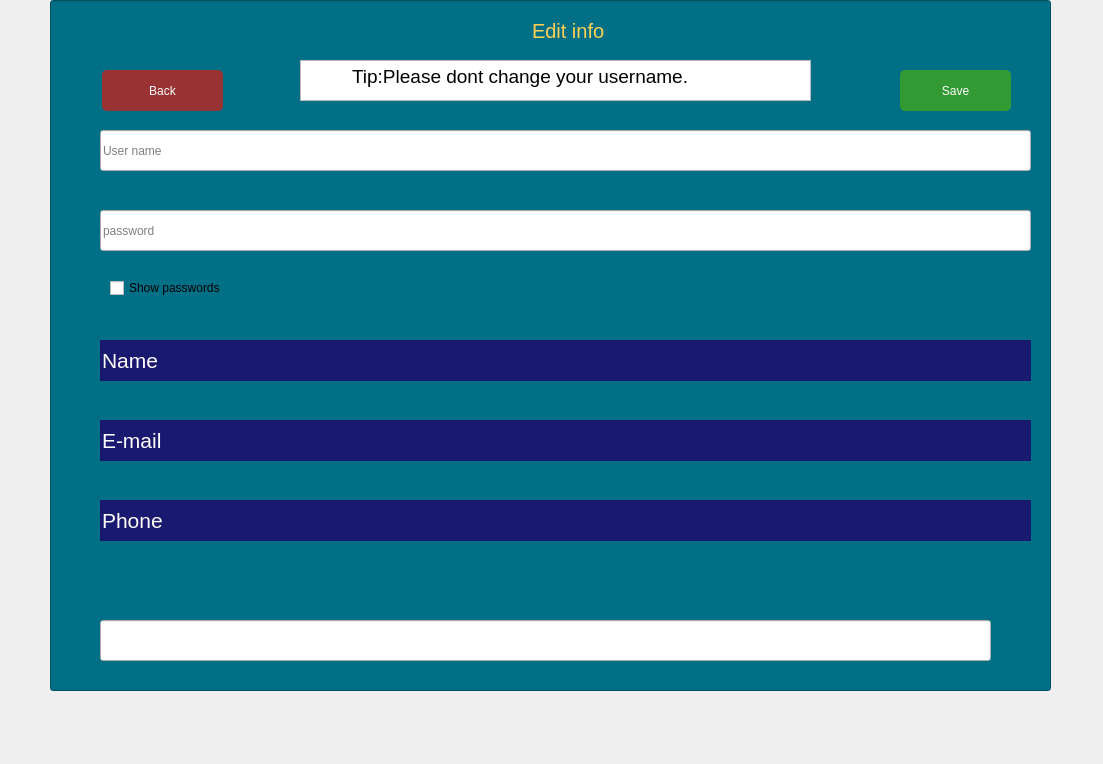
<?xml version="1.0" encoding="UTF-8"?>
<ui version="4.0">
 <class>setting</class>
 <widget class="QWidget" name="setting">
  <property name="geometry">
   <rect>
    <x>0</x>
    <y>0</y>
    <width>1103</width>
    <height>764</height>
   </rect>
  </property>
  <property name="minimumSize">
   <size>
    <width>1103</width>
    <height>764</height>
   </size>
  </property>
  <property name="maximumSize">
   <size>
    <width>1103</width>
    <height>764</height>
   </size>
  </property>
  <property name="windowTitle">
   <string>Form</string>
  </property>
  <widget class="QLineEdit" name="lineEdit">
   <property name="geometry">
    <rect>
     <x>50</x>
     <y>0</y>
     <width>1001</width>
     <height>691</height>
    </rect>
   </property>
   <property name="styleSheet">
    <string notr="true">border-image: url(:/new/prefix1/rulles_back.jpg);
background-color: rgb(1, 111, 134);</string>
   </property>
   <property name="readOnly">
    <bool>true</bool>
   </property>
  </widget>
  <widget class="QLabel" name="editprofilelbl">
   <property name="geometry">
    <rect>
     <x>490</x>
     <y>10</y>
     <width>161</width>
     <height>41</height>
    </rect>
   </property>
   <property name="styleSheet">
    <string notr="true">QLabel#editprofilelbl {
text-align: center;
color: rgb(254, 208, 83);
margin: 0 auto;
font-size: 20px;
font-family: 'Droid Sans';
}

QLabel#editprofilelbl:hover {
	color: rgb(0, 170, 255);
}
</string>
   </property>
   <property name="text">
    <string>Edit info</string>
   </property>
  </widget>
  <widget class="QPushButton" name="backbtn">
   <property name="geometry">
    <rect>
     <x>102</x>
     <y>70</y>
     <width>121</width>
     <height>41</height>
    </rect>
   </property>
   <property name="styleSheet">
    <string notr="true">QPushButton#backbtn {
color: white;
border-radius: 5px;
Background: #933;
color: #fefefe;
}

QPushButton#backbtn:hover {
	background-color: rgb(42, 46, 52);
border-style: solid;
 border-width: 1px;
	color: rgb(241, 182, 88);
}

QPushButton#backbtn:pressed {
border-style: solid;
border-width: 1px;
	background-color: rgb(25, 69, 105);
	color: rgb(85, 255, 255);
}</string>
   </property>
   <property name="text">
    <string>Back</string>
   </property>
  </widget>
  <widget class="QPushButton" name="savebtn">
   <property name="geometry">
    <rect>
     <x>900</x>
     <y>70</y>
     <width>111</width>
     <height>41</height>
    </rect>
   </property>
   <property name="styleSheet">
    <string notr="true">
QPushButton#savebtn {
color: white;
border-radius: 5px;
Background: #393;
color: #fefefe;
}

QPushButton#savebtn:hover {
	background-color: rgb(42, 46, 52);
border-style: solid;
 border-width: 1px;
	color: #393;
}

QPushButton#savebtn:pressed {
border-style: solid;
border-width: 1px;
	background-color: rgb(25, 69, 105);
	color: rgb(85, 255, 255);
}</string>
   </property>
   <property name="text">
    <string>Save</string>
   </property>
  </widget>
  <widget class="QLineEdit" name="usernameeditprofile">
   <property name="geometry">
    <rect>
     <x>100</x>
     <y>130</y>
     <width>931</width>
     <height>41</height>
    </rect>
   </property>
   <property name="styleSheet">
    <string notr="true">QLineEdit#usernameeditprofile {
	font: 16pt &quot;MS Shell Dlg 2&quot;;
padding-left: 20px;
padding-right: 20px;
border-radius: 20px;
background: #191970;
color: #fefefe;
}

QLineEdit#usernameeditprofile:hover {
	background-color: rgb(42, 46, 52);
border-style: solid;
 border-width: 1px;
	border-color: rgb(245, 179, 1);
	color: rgb(241, 182, 88);
}

QLineEdit#usernameBox:pressed {
border-style: solid;
border-width: 1px;
	background-color: rgb(25, 69, 105);
	color: rgb(85, 255, 255);
}</string>
   </property>
   <property name="placeholderText">
    <string>User name</string>
   </property>
  </widget>
  <widget class="QLineEdit" name="passwordeditprofile">
   <property name="geometry">
    <rect>
     <x>100</x>
     <y>210</y>
     <width>931</width>
     <height>41</height>
    </rect>
   </property>
   <property name="styleSheet">
    <string notr="true">QLineEdit#passwordeditprofile {
	font: 16pt &quot;MS Shell Dlg 2&quot;;
padding-left: 20px;
padding-right: 20px;
border-radius: 20px;
background: #191970;
color: #fefefe;
}

QLineEdit#passwordeditprofile:hover {
	background-color: rgb(42, 46, 52);
border-style: solid;
 border-width: 1px;
	border-color: rgb(245, 179, 1);
	color: rgb(241, 182, 88);
}

QLineEdit#usernameBox:pressed {
border-style: solid;
border-width: 1px;
	background-color: rgb(25, 69, 105);
	color: rgb(85, 255, 255);
}</string>
   </property>
   <property name="echoMode">
    <enum>QLineEdit::Password</enum>
   </property>
   <property name="placeholderText">
    <string>password</string>
   </property>
  </widget>
  <widget class="QCheckBox" name="showpassforeditprofile">
   <property name="geometry">
    <rect>
     <x>110</x>
     <y>280</y>
     <width>921</width>
     <height>16</height>
    </rect>
   </property>
   <property name="layoutDirection">
    <enum>Qt::LeftToRight</enum>
   </property>
   <property name="styleSheet">
    <string notr="true">QCheckBox#showpassforeditprofile {
padding-left: 10px;
border-radius: 5px;
color: #fefefe;
}

QCheckBox#showpassforeditprofile:hover {
	color: rgb(241, 182, 88);
}

QCheckBox#showpassforeditprofile:pressed {
	color: rgb(85, 255, 255);
}</string>
   </property>
   <property name="text">
    <string>Show passwords</string>
   </property>
  </widget>
  <widget class="QLineEdit" name="firstnameeditprofile">
   <property name="geometry">
    <rect>
     <x>100</x>
     <y>340</y>
     <width>931</width>
     <height>41</height>
    </rect>
   </property>
   <property name="minimumSize">
    <size>
     <width>0</width>
     <height>20</height>
    </size>
   </property>
   <property name="palette">
    <palette>
     <active>
      <colorrole role="WindowText">
       <brush brushstyle="SolidPattern">
        <color alpha="255">
         <red>254</red>
         <green>254</green>
         <blue>254</blue>
        </color>
       </brush>
      </colorrole>
      <colorrole role="Button">
       <brush brushstyle="SolidPattern">
        <color alpha="255">
         <red>25</red>
         <green>25</green>
         <blue>112</blue>
        </color>
       </brush>
      </colorrole>
      <colorrole role="Text">
       <brush brushstyle="SolidPattern">
        <color alpha="255">
         <red>254</red>
         <green>254</green>
         <blue>254</blue>
        </color>
       </brush>
      </colorrole>
      <colorrole role="ButtonText">
       <brush brushstyle="SolidPattern">
        <color alpha="255">
         <red>254</red>
         <green>254</green>
         <blue>254</blue>
        </color>
       </brush>
      </colorrole>
      <colorrole role="Base">
       <brush brushstyle="SolidPattern">
        <color alpha="255">
         <red>25</red>
         <green>25</green>
         <blue>112</blue>
        </color>
       </brush>
      </colorrole>
      <colorrole role="Window">
       <brush brushstyle="SolidPattern">
        <color alpha="255">
         <red>25</red>
         <green>25</green>
         <blue>112</blue>
        </color>
       </brush>
      </colorrole>
      <colorrole role="PlaceholderText">
       <brush brushstyle="SolidPattern">
        <color alpha="255">
         <red>254</red>
         <green>254</green>
         <blue>254</blue>
        </color>
       </brush>
      </colorrole>
     </active>
     <inactive>
      <colorrole role="WindowText">
       <brush brushstyle="SolidPattern">
        <color alpha="255">
         <red>254</red>
         <green>254</green>
         <blue>254</blue>
        </color>
       </brush>
      </colorrole>
      <colorrole role="Button">
       <brush brushstyle="SolidPattern">
        <color alpha="255">
         <red>25</red>
         <green>25</green>
         <blue>112</blue>
        </color>
       </brush>
      </colorrole>
      <colorrole role="Text">
       <brush brushstyle="SolidPattern">
        <color alpha="255">
         <red>254</red>
         <green>254</green>
         <blue>254</blue>
        </color>
       </brush>
      </colorrole>
      <colorrole role="ButtonText">
       <brush brushstyle="SolidPattern">
        <color alpha="255">
         <red>254</red>
         <green>254</green>
         <blue>254</blue>
        </color>
       </brush>
      </colorrole>
      <colorrole role="Base">
       <brush brushstyle="SolidPattern">
        <color alpha="255">
         <red>25</red>
         <green>25</green>
         <blue>112</blue>
        </color>
       </brush>
      </colorrole>
      <colorrole role="Window">
       <brush brushstyle="SolidPattern">
        <color alpha="255">
         <red>25</red>
         <green>25</green>
         <blue>112</blue>
        </color>
       </brush>
      </colorrole>
      <colorrole role="PlaceholderText">
       <brush brushstyle="SolidPattern">
        <color alpha="255">
         <red>254</red>
         <green>254</green>
         <blue>254</blue>
        </color>
       </brush>
      </colorrole>
     </inactive>
     <disabled>
      <colorrole role="WindowText">
       <brush brushstyle="SolidPattern">
        <color alpha="255">
         <red>254</red>
         <green>254</green>
         <blue>254</blue>
        </color>
       </brush>
      </colorrole>
      <colorrole role="Button">
       <brush brushstyle="SolidPattern">
        <color alpha="255">
         <red>25</red>
         <green>25</green>
         <blue>112</blue>
        </color>
       </brush>
      </colorrole>
      <colorrole role="Text">
       <brush brushstyle="SolidPattern">
        <color alpha="255">
         <red>254</red>
         <green>254</green>
         <blue>254</blue>
        </color>
       </brush>
      </colorrole>
      <colorrole role="ButtonText">
       <brush brushstyle="SolidPattern">
        <color alpha="255">
         <red>254</red>
         <green>254</green>
         <blue>254</blue>
        </color>
       </brush>
      </colorrole>
      <colorrole role="Base">
       <brush brushstyle="SolidPattern">
        <color alpha="255">
         <red>25</red>
         <green>25</green>
         <blue>112</blue>
        </color>
       </brush>
      </colorrole>
      <colorrole role="Window">
       <brush brushstyle="SolidPattern">
        <color alpha="255">
         <red>25</red>
         <green>25</green>
         <blue>112</blue>
        </color>
       </brush>
      </colorrole>
      <colorrole role="PlaceholderText">
       <brush brushstyle="SolidPattern">
        <color alpha="255">
         <red>254</red>
         <green>254</green>
         <blue>254</blue>
        </color>
       </brush>
      </colorrole>
     </disabled>
    </palette>
   </property>
   <property name="font">
    <font>
     <family>MS Shell Dlg 2</family>
     <pointsize>16</pointsize>
     <italic>false</italic>
     <bold>false</bold>
     <kerning>true</kerning>
    </font>
   </property>
   <property name="layoutDirection">
    <enum>Qt::LeftToRight</enum>
   </property>
   <property name="styleSheet">
    <string notr="true">QLineEdit#firstnameeditprofile {
	font: 16pt &quot;MS Shell Dlg 2&quot;;
padding-left: 20px;
padding-right: 20px;
border-radius: 20px;
background: #191970;
color: #fefefe;
}

QLineEdit#firstnameeditprofile:hover {
	background-color: rgb(42, 46, 52);
border-style: solid;
 border-width: 1px;
	border-color: rgb(245, 179, 1);
	color: rgb(241, 182, 88);
}

QLineEdit#firstnameeditprofile:pressed {
border-style: solid;
border-width: 1px;
	background-color: rgb(25, 69, 105);
	color: rgb(85, 255, 255);
}</string>
   </property>
   <property name="inputMethodHints">
    <set>Qt::ImhNone</set>
   </property>
   <property name="inputMask">
    <string/>
   </property>
   <property name="text">
    <string/>
   </property>
   <property name="frame">
    <bool>false</bool>
   </property>
   <property name="cursorPosition">
    <number>0</number>
   </property>
   <property name="placeholderText">
    <string>Name</string>
   </property>
  </widget>
  <widget class="QLineEdit" name="emaileditprofile">
   <property name="geometry">
    <rect>
     <x>100</x>
     <y>420</y>
     <width>931</width>
     <height>41</height>
    </rect>
   </property>
   <property name="minimumSize">
    <size>
     <width>0</width>
     <height>20</height>
    </size>
   </property>
   <property name="palette">
    <palette>
     <active>
      <colorrole role="WindowText">
       <brush brushstyle="SolidPattern">
        <color alpha="255">
         <red>254</red>
         <green>254</green>
         <blue>254</blue>
        </color>
       </brush>
      </colorrole>
      <colorrole role="Button">
       <brush brushstyle="SolidPattern">
        <color alpha="255">
         <red>25</red>
         <green>25</green>
         <blue>112</blue>
        </color>
       </brush>
      </colorrole>
      <colorrole role="Text">
       <brush brushstyle="SolidPattern">
        <color alpha="255">
         <red>254</red>
         <green>254</green>
         <blue>254</blue>
        </color>
       </brush>
      </colorrole>
      <colorrole role="ButtonText">
       <brush brushstyle="SolidPattern">
        <color alpha="255">
         <red>254</red>
         <green>254</green>
         <blue>254</blue>
        </color>
       </brush>
      </colorrole>
      <colorrole role="Base">
       <brush brushstyle="SolidPattern">
        <color alpha="255">
         <red>25</red>
         <green>25</green>
         <blue>112</blue>
        </color>
       </brush>
      </colorrole>
      <colorrole role="Window">
       <brush brushstyle="SolidPattern">
        <color alpha="255">
         <red>25</red>
         <green>25</green>
         <blue>112</blue>
        </color>
       </brush>
      </colorrole>
      <colorrole role="PlaceholderText">
       <brush brushstyle="SolidPattern">
        <color alpha="255">
         <red>254</red>
         <green>254</green>
         <blue>254</blue>
        </color>
       </brush>
      </colorrole>
     </active>
     <inactive>
      <colorrole role="WindowText">
       <brush brushstyle="SolidPattern">
        <color alpha="255">
         <red>254</red>
         <green>254</green>
         <blue>254</blue>
        </color>
       </brush>
      </colorrole>
      <colorrole role="Button">
       <brush brushstyle="SolidPattern">
        <color alpha="255">
         <red>25</red>
         <green>25</green>
         <blue>112</blue>
        </color>
       </brush>
      </colorrole>
      <colorrole role="Text">
       <brush brushstyle="SolidPattern">
        <color alpha="255">
         <red>254</red>
         <green>254</green>
         <blue>254</blue>
        </color>
       </brush>
      </colorrole>
      <colorrole role="ButtonText">
       <brush brushstyle="SolidPattern">
        <color alpha="255">
         <red>254</red>
         <green>254</green>
         <blue>254</blue>
        </color>
       </brush>
      </colorrole>
      <colorrole role="Base">
       <brush brushstyle="SolidPattern">
        <color alpha="255">
         <red>25</red>
         <green>25</green>
         <blue>112</blue>
        </color>
       </brush>
      </colorrole>
      <colorrole role="Window">
       <brush brushstyle="SolidPattern">
        <color alpha="255">
         <red>25</red>
         <green>25</green>
         <blue>112</blue>
        </color>
       </brush>
      </colorrole>
      <colorrole role="PlaceholderText">
       <brush brushstyle="SolidPattern">
        <color alpha="255">
         <red>254</red>
         <green>254</green>
         <blue>254</blue>
        </color>
       </brush>
      </colorrole>
     </inactive>
     <disabled>
      <colorrole role="WindowText">
       <brush brushstyle="SolidPattern">
        <color alpha="255">
         <red>254</red>
         <green>254</green>
         <blue>254</blue>
        </color>
       </brush>
      </colorrole>
      <colorrole role="Button">
       <brush brushstyle="SolidPattern">
        <color alpha="255">
         <red>25</red>
         <green>25</green>
         <blue>112</blue>
        </color>
       </brush>
      </colorrole>
      <colorrole role="Text">
       <brush brushstyle="SolidPattern">
        <color alpha="255">
         <red>254</red>
         <green>254</green>
         <blue>254</blue>
        </color>
       </brush>
      </colorrole>
      <colorrole role="ButtonText">
       <brush brushstyle="SolidPattern">
        <color alpha="255">
         <red>254</red>
         <green>254</green>
         <blue>254</blue>
        </color>
       </brush>
      </colorrole>
      <colorrole role="Base">
       <brush brushstyle="SolidPattern">
        <color alpha="255">
         <red>25</red>
         <green>25</green>
         <blue>112</blue>
        </color>
       </brush>
      </colorrole>
      <colorrole role="Window">
       <brush brushstyle="SolidPattern">
        <color alpha="255">
         <red>25</red>
         <green>25</green>
         <blue>112</blue>
        </color>
       </brush>
      </colorrole>
      <colorrole role="PlaceholderText">
       <brush brushstyle="SolidPattern">
        <color alpha="255">
         <red>254</red>
         <green>254</green>
         <blue>254</blue>
        </color>
       </brush>
      </colorrole>
     </disabled>
    </palette>
   </property>
   <property name="font">
    <font>
     <family>MS Shell Dlg 2</family>
     <pointsize>16</pointsize>
     <italic>false</italic>
     <bold>false</bold>
     <kerning>true</kerning>
    </font>
   </property>
   <property name="layoutDirection">
    <enum>Qt::LeftToRight</enum>
   </property>
   <property name="styleSheet">
    <string notr="true">
QLineEdit#emaileditprofile {
	font: 16pt &quot;MS Shell Dlg 2&quot;;
padding-left: 20px;
padding-right: 20px;
border-radius: 20px;
background: #191970;
color: #fefefe;
}

QLineEdit#emaileditprofile:hover {
	background-color: rgb(42, 46, 52);
border-style: solid;
 border-width: 1px;
	border-color: rgb(245, 179, 1);
	color: rgb(241, 182, 88);
}

QLineEdit#emaileditprofile:pressed {
border-style: solid;
border-width: 1px;
	background-color: rgb(25, 69, 105);
	color: rgb(85, 255, 255);
}</string>
   </property>
   <property name="inputMethodHints">
    <set>Qt::ImhEmailCharactersOnly</set>
   </property>
   <property name="inputMask">
    <string/>
   </property>
   <property name="text">
    <string/>
   </property>
   <property name="frame">
    <bool>false</bool>
   </property>
   <property name="cursorPosition">
    <number>0</number>
   </property>
   <property name="placeholderText">
    <string>E-mail</string>
   </property>
  </widget>
  <widget class="QLineEdit" name="phoneeditprofile">
   <property name="geometry">
    <rect>
     <x>100</x>
     <y>500</y>
     <width>931</width>
     <height>41</height>
    </rect>
   </property>
   <property name="minimumSize">
    <size>
     <width>0</width>
     <height>20</height>
    </size>
   </property>
   <property name="palette">
    <palette>
     <active>
      <colorrole role="WindowText">
       <brush brushstyle="SolidPattern">
        <color alpha="255">
         <red>254</red>
         <green>254</green>
         <blue>254</blue>
        </color>
       </brush>
      </colorrole>
      <colorrole role="Button">
       <brush brushstyle="SolidPattern">
        <color alpha="255">
         <red>25</red>
         <green>25</green>
         <blue>112</blue>
        </color>
       </brush>
      </colorrole>
      <colorrole role="Text">
       <brush brushstyle="SolidPattern">
        <color alpha="255">
         <red>254</red>
         <green>254</green>
         <blue>254</blue>
        </color>
       </brush>
      </colorrole>
      <colorrole role="ButtonText">
       <brush brushstyle="SolidPattern">
        <color alpha="255">
         <red>254</red>
         <green>254</green>
         <blue>254</blue>
        </color>
       </brush>
      </colorrole>
      <colorrole role="Base">
       <brush brushstyle="SolidPattern">
        <color alpha="255">
         <red>25</red>
         <green>25</green>
         <blue>112</blue>
        </color>
       </brush>
      </colorrole>
      <colorrole role="Window">
       <brush brushstyle="SolidPattern">
        <color alpha="255">
         <red>25</red>
         <green>25</green>
         <blue>112</blue>
        </color>
       </brush>
      </colorrole>
      <colorrole role="PlaceholderText">
       <brush brushstyle="SolidPattern">
        <color alpha="255">
         <red>254</red>
         <green>254</green>
         <blue>254</blue>
        </color>
       </brush>
      </colorrole>
     </active>
     <inactive>
      <colorrole role="WindowText">
       <brush brushstyle="SolidPattern">
        <color alpha="255">
         <red>254</red>
         <green>254</green>
         <blue>254</blue>
        </color>
       </brush>
      </colorrole>
      <colorrole role="Button">
       <brush brushstyle="SolidPattern">
        <color alpha="255">
         <red>25</red>
         <green>25</green>
         <blue>112</blue>
        </color>
       </brush>
      </colorrole>
      <colorrole role="Text">
       <brush brushstyle="SolidPattern">
        <color alpha="255">
         <red>254</red>
         <green>254</green>
         <blue>254</blue>
        </color>
       </brush>
      </colorrole>
      <colorrole role="ButtonText">
       <brush brushstyle="SolidPattern">
        <color alpha="255">
         <red>254</red>
         <green>254</green>
         <blue>254</blue>
        </color>
       </brush>
      </colorrole>
      <colorrole role="Base">
       <brush brushstyle="SolidPattern">
        <color alpha="255">
         <red>25</red>
         <green>25</green>
         <blue>112</blue>
        </color>
       </brush>
      </colorrole>
      <colorrole role="Window">
       <brush brushstyle="SolidPattern">
        <color alpha="255">
         <red>25</red>
         <green>25</green>
         <blue>112</blue>
        </color>
       </brush>
      </colorrole>
      <colorrole role="PlaceholderText">
       <brush brushstyle="SolidPattern">
        <color alpha="255">
         <red>254</red>
         <green>254</green>
         <blue>254</blue>
        </color>
       </brush>
      </colorrole>
     </inactive>
     <disabled>
      <colorrole role="WindowText">
       <brush brushstyle="SolidPattern">
        <color alpha="255">
         <red>254</red>
         <green>254</green>
         <blue>254</blue>
        </color>
       </brush>
      </colorrole>
      <colorrole role="Button">
       <brush brushstyle="SolidPattern">
        <color alpha="255">
         <red>25</red>
         <green>25</green>
         <blue>112</blue>
        </color>
       </brush>
      </colorrole>
      <colorrole role="Text">
       <brush brushstyle="SolidPattern">
        <color alpha="255">
         <red>254</red>
         <green>254</green>
         <blue>254</blue>
        </color>
       </brush>
      </colorrole>
      <colorrole role="ButtonText">
       <brush brushstyle="SolidPattern">
        <color alpha="255">
         <red>254</red>
         <green>254</green>
         <blue>254</blue>
        </color>
       </brush>
      </colorrole>
      <colorrole role="Base">
       <brush brushstyle="SolidPattern">
        <color alpha="255">
         <red>25</red>
         <green>25</green>
         <blue>112</blue>
        </color>
       </brush>
      </colorrole>
      <colorrole role="Window">
       <brush brushstyle="SolidPattern">
        <color alpha="255">
         <red>25</red>
         <green>25</green>
         <blue>112</blue>
        </color>
       </brush>
      </colorrole>
      <colorrole role="PlaceholderText">
       <brush brushstyle="SolidPattern">
        <color alpha="255">
         <red>254</red>
         <green>254</green>
         <blue>254</blue>
        </color>
       </brush>
      </colorrole>
     </disabled>
    </palette>
   </property>
   <property name="font">
    <font>
     <family>MS Shell Dlg 2</family>
     <pointsize>16</pointsize>
     <italic>false</italic>
     <bold>false</bold>
     <kerning>true</kerning>
    </font>
   </property>
   <property name="layoutDirection">
    <enum>Qt::LeftToRight</enum>
   </property>
   <property name="styleSheet">
    <string notr="true">

QLineEdit#phoneeditprofile {
	font: 16pt &quot;MS Shell Dlg 2&quot;;
padding-left: 20px;
padding-right: 20px;
border-radius: 20px;
background: #191970;
color: #fefefe;
}

QLineEdit#phoneeditprofile:hover {
	background-color: rgb(42, 46, 52);
border-style: solid;
 border-width: 1px;
	border-color: rgb(245, 179, 1);
	color: rgb(241, 182, 88);
}

QLineEdit#phoneeditprofile:pressed {
border-style: solid;
border-width: 1px;
	background-color: rgb(25, 69, 105);
	color: rgb(85, 255, 255);
}</string>
   </property>
   <property name="inputMethodHints">
    <set>Qt::ImhDigitsOnly</set>
   </property>
   <property name="inputMask">
    <string/>
   </property>
   <property name="text">
    <string/>
   </property>
   <property name="frame">
    <bool>false</bool>
   </property>
   <property name="cursorPosition">
    <number>0</number>
   </property>
   <property name="placeholderText">
    <string>Phone</string>
   </property>
  </widget>
  <widget class="QLabel" name="Status">
   <property name="geometry">
    <rect>
     <x>90</x>
     <y>560</y>
     <width>901</width>
     <height>31</height>
    </rect>
   </property>
   <property name="text">
    <string/>
   </property>
  </widget>
  <widget class="QLineEdit" name="lineEdit_2">
   <property name="geometry">
    <rect>
     <x>100</x>
     <y>620</y>
     <width>891</width>
     <height>41</height>
    </rect>
   </property>
  </widget>
  <widget class="QTextEdit" name="textEdit">
   <property name="geometry">
    <rect>
     <x>300</x>
     <y>60</y>
     <width>511</width>
     <height>41</height>
    </rect>
   </property>
   <property name="readOnly">
    <bool>true</bool>
   </property>
   <property name="html">
    <string>&lt;!DOCTYPE HTML PUBLIC &quot;-//W3C//DTD HTML 4.0//EN&quot; &quot;http://www.w3.org/TR/REC-html40/strict.dtd&quot;&gt;
&lt;html&gt;&lt;head&gt;&lt;meta name=&quot;qrichtext&quot; content=&quot;1&quot; /&gt;&lt;meta charset=&quot;utf-8&quot; /&gt;&lt;style type=&quot;text/css&quot;&gt;
p, li { white-space: pre-wrap; }
&lt;/style&gt;&lt;/head&gt;&lt;body style=&quot; font-family:'Segoe UI'; font-size:9pt; font-weight:400; font-style:normal;&quot;&gt;
&lt;p style=&quot; margin-top:0px; margin-bottom:0px; margin-left:0px; margin-right:0px; -qt-block-indent:0; text-indent:0px;&quot;&gt;&lt;span style=&quot; font-family:'MS Shell Dlg 2'; font-size:14pt;&quot;&gt;         Tip:Please dont change your username.&lt;/span&gt;&lt;/p&gt;&lt;/body&gt;&lt;/html&gt;</string>
   </property>
  </widget>
 </widget>
 <resources/>
 <connections/>
</ui>
